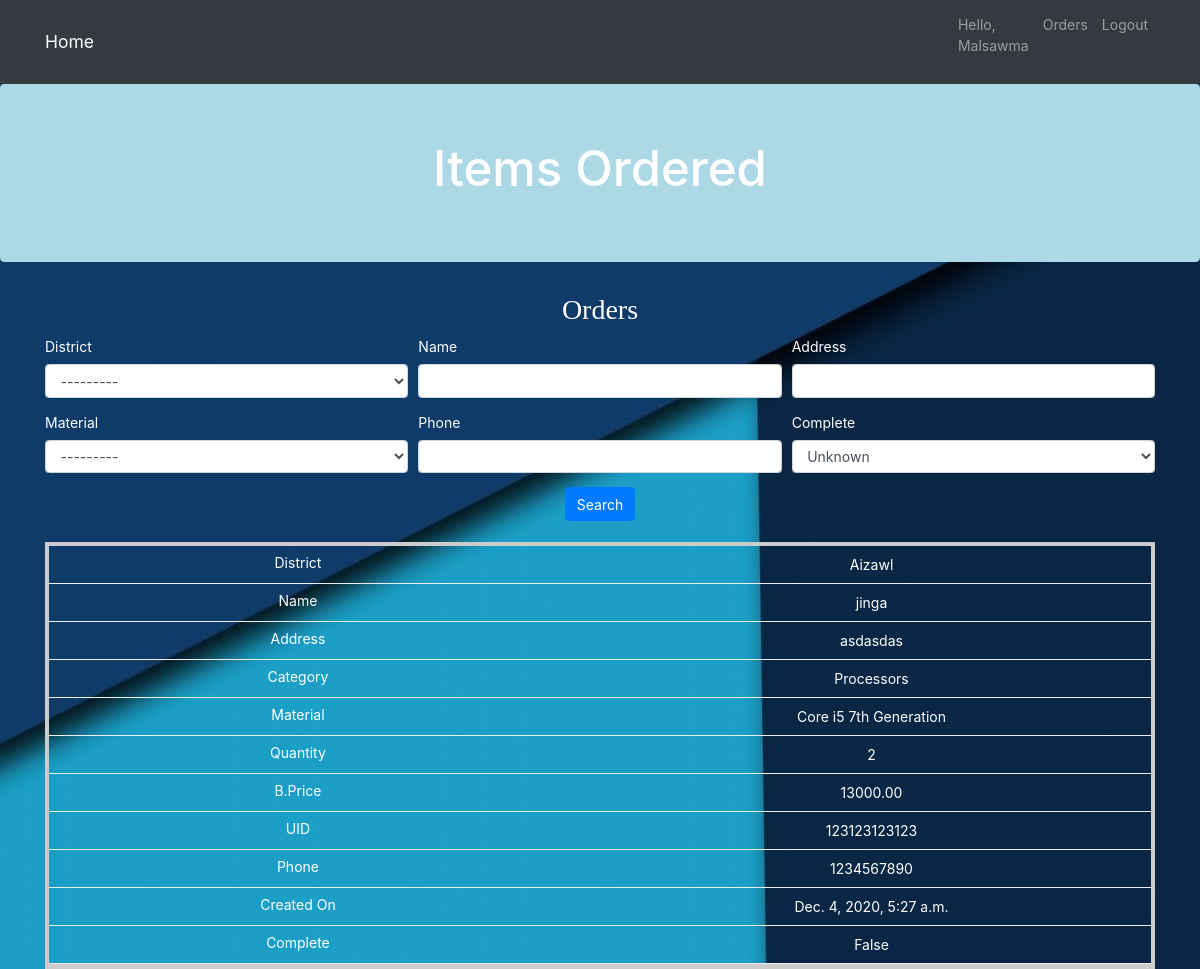
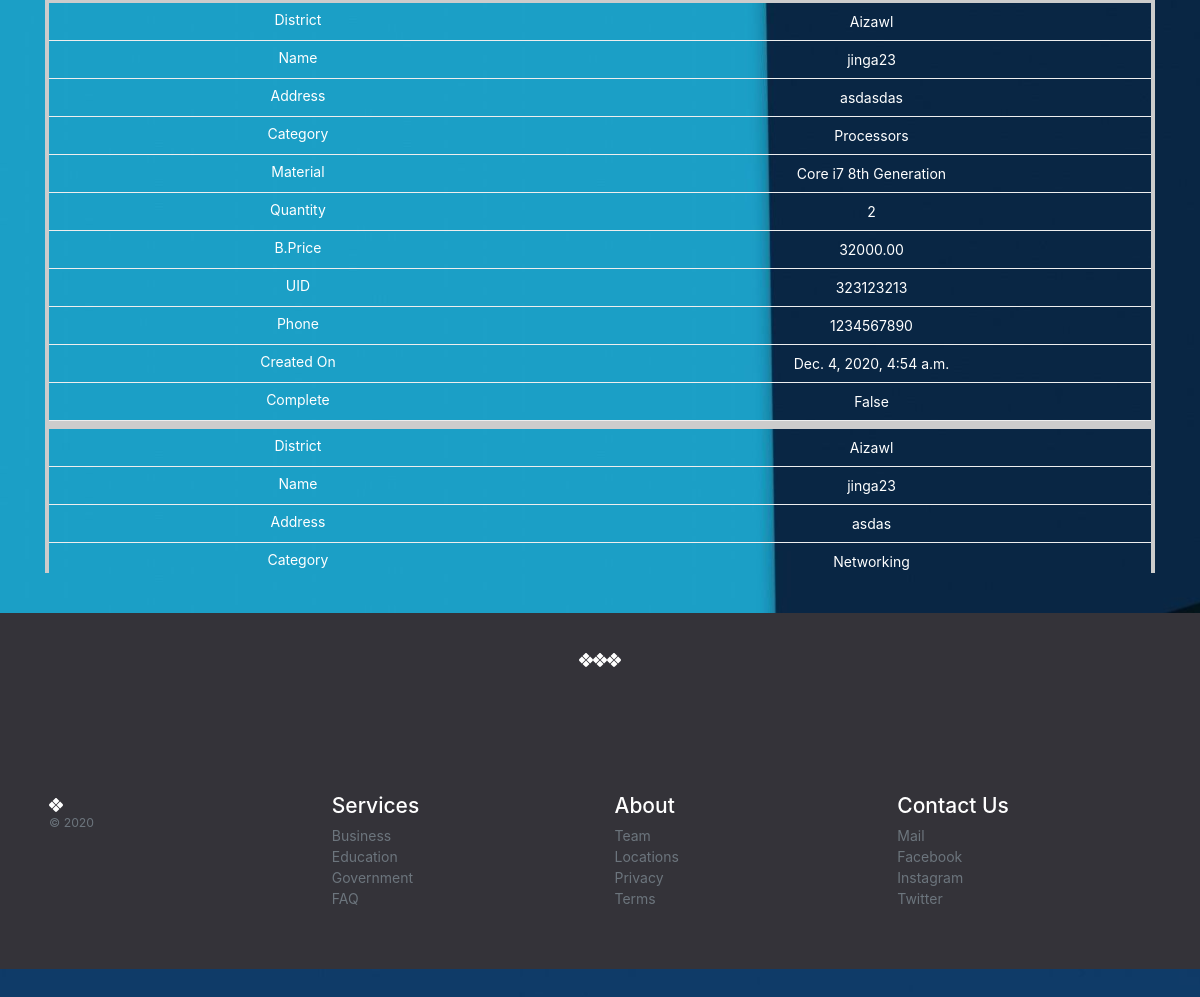
Screenshot of /accounts/difviews/ (signed in) with the database file from the repository (2 pictures, top to bottom).
### order/models.py (models this page shows, shortened)
class Order(models.Model):
    district =models.CharField(choices=DISTRICT_CHOICE , max_length=10)
    name = models.CharField(max_length=50)
    address = models.TextField(max_length=200)
    category = models.ForeignKey(Category , on_delete=models.CASCADE, blank=True , null=True)
    material = models.ForeignKey(Material , on_delete=models.CASCADE, blank=True , null=True)
    quantity = models.IntegerField(blank=True)
    UID = models.IntegerField()
    phone = models.CharField(max_length=10)
    email = models.EmailField(max_length=100)
    pin_code = models.CharField(max_length=20)
    created =models.DateTimeField(auto_now_add=True)
    updated = models.DateTimeField(auto_now=True)
    complete = models.BooleanField(default=False)
    class Meta:
        ordering =('-created',)
    def get_absolute_url(self):
        return reverse('order_detail' , args=[self.id])

### material/models.py (models this page shows)
class Category(models.Model):
    name = models.CharField(max_length=100)
    slug = models.SlugField(unique=True)
    code = models.CharField(max_length=30 , unique=True)
    class Meta:
        ordering = ('-name',)
        verbose_name = 'category'
        verbose_name_plural = 'categories'
    def __str__(self):
        return self.name

class Material(models.Model):
    name = models.CharField(max_length=100)
    slug = models.SlugField(unique=True)
    code = models.CharField(max_length=30 , unique=True)
    image = models.ImageField(upload_to='materials/%Y/%m/%d' , blank=True)
    serial = models.CharField(max_length=30 , unique=True)
    quantity = models.IntegerField(blank=True , null=True)
    price = models.DecimalField(max_digits=7 , decimal_places=2)
    extra_expense_on = models.CharField(max_length=80 , blank=True , null=True)
    expense = models.DecimalField( max_digits=10 , decimal_places=2 , blank=True , null=True)
    category = models.ForeignKey(Category , on_delete=models.CASCADE , related_name='item_category')
    supplier = models.ForeignKey(Supplier , on_delete=models.CASCADE , related_name='item_supplier')
    department = models.ForeignKey(Department , on_delete=models.CASCADE , related_name='item_dept' , null=True , blank=True)
    district = models.ForeignKey(District , on_delete=models.CASCADE , related_name='item_dept' , null=True , blank=True)
    depreciation_rate = models.IntegerField(blank=True , null=True)
    reparing = models.BooleanField(default=False)
    working = models.BooleanField(default=False)
    issued = models.DateTimeField(auto_now_add=True)
    class Meta:
        ordering = ('-name',)
    def __str__(self):
        return self.name

### accounts/views.py (the view, shortened to what this page needs)
# urls.py: path('difviews/' , views.difviews , name='difviews'),
@login_required
def difviews(request):
    order = Order.objects.all().order_by('-created')
    material = Material.objects.all()
    profile = Profile(request)
    myFilter = OrderFilter(request.GET , queryset=order)
    order = myFilter.qs
    if request.user.is_authenticated:
        if request.user.profile.designation=="Purchase Manager":
            return render(request , 'accounts/pm.html' , {'order':order , 'material':material , 'myFilter':myFilter})
    else:
        return redirect('logout')

### accounts/templates/accounts/pm.html (shortened to what this page needs)
{% extends "order/home.html" %}
{% load static %}
{% load crispy_forms_tags %}
{% block content %}
<link rel="stylesheet" href="{% static "css/edit.css" %}">
<div class="jumbotron">
  <div class="container text-center">
    <h1>Items Ordered</h1>
  </div>
</div>
<div class="container" style="color: white;">
  <h2>Orders</h2>
      <form method="get">
        <div class="form-row">
          <div class="form-group col-md-4 mb-0">
            {{ myFilter.form.district|as_crispy_field }}
          </div>
          <div class="form-group col-md-4 mb-0">
            {{ myFilter.form.name|as_crispy_field }}
          </div>
          <div class="form-group col-md-4 mb-0">
            {{ myFilter.form.address|as_crispy_field }}
          </div>
          <div class="form-group col-md-4 mb-0">
            {{ myFilter.form.material|as_crispy_field }}
          </div>
          <div class="form-group col-md-4 mb-0">
            {{ myFilter.form.phone|as_crispy_field }}
          </div>
          <div class="form-group col-md-4 mb-0">
            {{ myFilter.form.complete|as_crispy_field }}
          </div>         </div>
          <div class="text-center">
            <button type="submit" class="btn btn-primary align-center">Search</button>
          </div>
      </form>
      <br>
</div>
  <div class="container tab bar1">
    <div class="tab bar1" style="overflow-x:auto;">
      <table>
        <tbody>
          {% for i in order %}
          <tr data-href="{{ i.get_absolute_url }}">
            <td>{{i.district}}</td>
            <td>{{i.name}}</td>
            <td>{{i.address}}</td>
            <td>{{i.category}}</td>
            <td>{{i.material}}</td>
            <td>{{i.quantity}}</td>
            <td>{{i.material.price}}</td>
            <td>{{i.UID}}</td>
            <td>{{i.phone}}</td>
            <td>{{i.created}}</td>
            <td>{{i.complete}}</td>
          </tr>
          {% endfor %}
      </tbody>
    </table>
  </div>
</div>
{% endblock %}

### order/templates/order/home.html (shortened to what this page needs)
{% load static %}
{% load crispy_forms_tags %}
<!doctype html>
<html lang="en">
  <head>
    <link rel="stylesheet" href="https://cdn.jsdelivr.net/npm/bootstrap@4.5.3/dist/css/bootstrap.min.css">
    <link href="/docs/4.5/dist/css/bootstrap.min.css" rel="stylesheet">
    <link rel="stylesheet" href="{% static "css/index.css" %}">
    <link rel="stylesheet" href="{% static "css/base.css" %}">
  </head>
  <body>
    <nav class="navbar navbar-expand-lg navbar-dark bg-dark">
      <div class="container">
        <a class="navbar-brand" href="/">Home</a>
        <div class="collapse navbar-collapse" id="navbarText">
          <ul class="navbar-nav ml-auto">
            <li class="nav-item">
              {% if request.user.is_authenticated %}
                <p class="nav-link">Hello,<br>{{request.user.username}}</p>
            </li>
            <li class="nav-item">
                <a class="nav-link" href="{% url 'difviews' %}">Orders</a>
            </li>
                <a class="nav-link" href="{% url 'logout' %}">Logout</a>
            {% else %}
              <a class="nav-link" href="{% url 'login' %}">Login/Signup
                <span class="sr-only">(current)</span>
              </a>
            </li>
            {% endif %}
          </ul>
        </div>
      </div>
  </nav>
{% block content %}{% endblock %}
<div class="f1">
  <div class="container">
    <div class="row justify-content-md-center">
      </div>
  </div>
<footer class="container py-5">
  <div class="row">
    <div class="col-12 col-md">
      <small class="d-block mb-3 text-muted">&copy; {% now "Y" %}</small>
    </div>
    <div class="col-6 col-md">
      <h4>Services</h4>
      <ul class="list-unstyled text-small">
        <li><a class="text-muted" href="#">Business</a></li>
        <li><a class="text-muted" href="#">Education</a></li>
        <li><a class="text-muted" href="#">Government</a></li>
        <li><a class="text-muted" href="#">FAQ</a></li>
      </ul>
    </div>
    <div class="col-6 col-md">
      <h4>About</h4>
      <ul class="list-unstyled text-small">
        <li><a class="text-muted" href="#">Team</a></li>
        <li><a class="text-muted" href="#">Locations</a></li>
        <li><a class="text-muted" href="#">Privacy</a></li>
        <li><a class="text-muted" href="#">Terms</a></li>
      </ul>
    </div>
    <div class="col-6 col-md">
      <h4>Contact Us</h4>
      <ul class="list-unstyled text-small">
        <li><a class="text-muted" href="#">Mail</a></li>
        <li><a class="text-muted" href="#">Facebook</a></li>
        <li><a class="text-muted" href="#">Instagram</a></li>
        <li><a class="text-muted" href="#">Twitter</a></li>
      </ul>
    </div>
  </div>
</footer>
</div>
</body>
</html>

### static/css/index.css (style rules this page uses)
html { font-size: 14px; }
body { background-image: url("/static/img/home.jpg"); background-size: cover; }
h1 { color: white; font-size:3.5em; }

### static/css/base.css (style rules this page uses)
.bar1 { color:white; }
.row { padding: 40px 5px 4px 4px; margin-top: 40px; }
.f1 { background-color:#343339; color:white; }
h2 { padding: 3px; text-align: center; font-family: 'Sansita Swashed', cursive; color: white; }
.tab { overflow-y: auto; height: 1000px; overflow-x: auto; }
table { border-collapse: collapse; border-spacing: 0; border-spacing: 5; width: 100%; }
th, td { text-align: center; padding: 8px; }
tr { border-bottom-style: solid; }
@media only screen and (max-width: 760px),
(min-device-width: 768px) and (max-device-width: 1024px) { table, thead, tbody, th, td, tr { display: block; } }
@media only screen and (max-width: 760px),
(min-device-width: 768px) and (max-device-width: 1024px) { tr { border: 4px solid #ccc; } }
@media only screen and (max-width: 760px),
(min-device-width: 768px) and (max-device-width: 1024px) { td { border: none; border-bottom: 1px solid #eee; position: relative; padding-left: 50%; } }
@media only screen and (max-width: 760px),
(min-device-width: 768px) and (max-device-width: 1024px) { td:before { position: absolute; top: 6px; left: 6px; width: 45%; padding-right: 10px; white-space: nowrap; } }
@media only screen and (max-width: 760px),
(min-device-width: 768px) and (max-device-width: 1024px) { td:nth-of-type(1):before { content: "District"; } }
@media only screen and (max-width: 760px),
(min-device-width: 768px) and (max-device-width: 1024px) { td:nth-of-type(2):before { content: "Name"; } }
@media only screen and (max-width: 760px),
(min-device-width: 768px) and (max-device-width: 1024px) { td:nth-of-type(3):before { content: "Address"; } }
@media only screen and (max-width: 760px),
(min-device-width: 768px) and (max-device-width: 1024px) { td:nth-of-type(4):before { content: "Category"; } }
@media only screen and (max-width: 760px),
(min-device-width: 768px) and (max-device-width: 1024px) { td:nth-of-type(5):before { content: "Material"; } }
@media only screen and (max-width: 760px),
(min-device-width: 768px) and (max-device-width: 1024px) { td:nth-of-type(6):before { content: "Quantity"; } }
@media only screen and (max-width: 760px),
(min-device-width: 768px) and (max-device-width: 1024px) { td:nth-of-type(7):before { content: "B.Price"; } }
@media only screen and (max-width: 760px),
(min-device-width: 768px) and (max-device-width: 1024px) { td:nth-of-type(8):before { content: "UID"; } }
@media only screen and (max-width: 760px),
(min-device-width: 768px) and (max-device-width: 1024px) { td:nth-of-type(9):before { content: "Phone"; } }
@media only screen and (max-width: 760px),
(min-device-width: 768px) and (max-device-width: 1024px) { td:nth-of-type(10):before { content: "Created On"; } }
@media only screen and (max-width: 760px),
(min-device-width: 768px) and (max-device-width: 1024px) { td:nth-of-type(11):before { content: "Complete"; } }

### static/css/edit.css (style rules this page uses)
table { display: flex; flex-flow: column; width: 100%; }
tbody { flex: 1 1 auto; display: block; overflow-y: auto; overflow-x: hidden; }
tr { width: 100%; display: table; table-layout: fixed; }
.jumbotron { background-color:lightblue; }

### accounts/templates/accounts/pm.html (style rules this page uses)
tr[data-href] { cursor:pointer; }

### rows the page displays
Order: district "Aizawl", name "jinga", address "asdasdas", category "Processors", material "Core i5 7th Generation", quantity "2", material.price "13000.00", UID "123123123123", phone "1234567890", created "Dec. 4, 2020, 5:27 a.m.", complete "False"
Order: district "Aizawl", name "jinga23", address "asdasdas", category "Processors", material "Core i7 8th Generation", quantity "2", material.price "32000.00", UID "323123213", phone "1234567890", created "Dec. 4, 2020, 4:54 a.m.", complete "False"
Order: district "Aizawl", name "jinga23", address "asdas", category "Networking"

### other values shown
{{ request.user.username }} "Malsawma"
